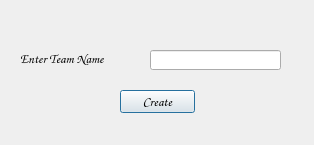
<?xml version="1.0" encoding="UTF-8"?>
<ui version="4.0">
 <class>Dialog</class>
 <widget class="QDialog" name="Dialog">
  <property name="geometry">
   <rect>
    <x>0</x>
    <y>0</y>
    <width>314</width>
    <height>145</height>
   </rect>
  </property>
  <property name="minimumSize">
   <size>
    <width>314</width>
    <height>145</height>
   </size>
  </property>
  <property name="maximumSize">
   <size>
    <width>314</width>
    <height>145</height>
   </size>
  </property>
  <property name="windowTitle">
   <string>Dialog</string>
  </property>
  <widget class="QPushButton" name="pushButton">
   <property name="geometry">
    <rect>
     <x>120</x>
     <y>90</y>
     <width>75</width>
     <height>23</height>
    </rect>
   </property>
   <property name="font">
    <font>
     <family>Comic Sans MS</family>
     <pointsize>10</pointsize>
     <weight>75</weight>
     <bold>true</bold>
    </font>
   </property>
   <property name="text">
    <string>Create</string>
   </property>
  </widget>
  <widget class="QLabel" name="label">
   <property name="geometry">
    <rect>
     <x>20</x>
     <y>50</y>
     <width>131</width>
     <height>16</height>
    </rect>
   </property>
   <property name="font">
    <font>
     <family>Comic Sans MS</family>
     <pointsize>10</pointsize>
     <weight>75</weight>
     <bold>true</bold>
    </font>
   </property>
   <property name="text">
    <string>Enter Team Name </string>
   </property>
  </widget>
  <widget class="QLineEdit" name="lineEdit">
   <property name="geometry">
    <rect>
     <x>150</x>
     <y>50</y>
     <width>131</width>
     <height>20</height>
    </rect>
   </property>
   <property name="font">
    <font>
     <family>Comic Sans MS</family>
     <pointsize>10</pointsize>
    </font>
   </property>
  </widget>
 </widget>
 <resources/>
 <connections/>
</ui>
